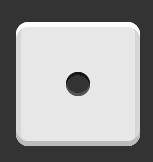
#> input picture 과제 2/img1_1.png, 153 x 162 px
$ python -i 5.py   (imports and definitions only)
#> lines starting #> are read from the running program, lines starting #| are printed output that depends on the picture; after the words box and inside, x2 and y2 are one past the last pixel; in counts of white or black regions, pixels touching at a corner belong together
#> further down, picture is the input picture: shape (162, 153); min 12, max 255, mean 157.3
import cv2 as cv

def hough_circles(src):
  blurred = cv.blur(src, (5, 5))
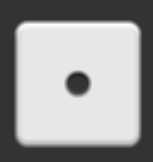
#> blurred: shape (162, 153); min 32, max 255, mean 157.3
  circles = cv.HoughCircles(blurred, cv.HOUGH_GRADIENT, 1, 30, param1=250, param2=16, minRadius=10, maxRadius=16)
#> circles = [[77.5, 83.5, 11.8], [27.5, 33.5, 11.8], [28.5, 132.5, 13], [126.5, 132.5, 11.8], [127.5, 33.5, 11.8]]
  dst = cv.cvtColor(src, cv.COLOR_GRAY2BGR)

  if circles is not None :
    for i in range(circles.shape[1]):
      cx, cy, radius = circles[0][i]

      cv.circle(dst, (round(cx), round(cy)), round(radius), (0, 0, 255), 2, cv.LINE_AA)
#> this loop made 5 passes
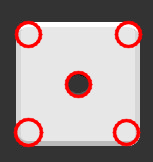
#> dst: shape (162, 153, 3); 7.67% of pixels changed, all inside (x1, y1, x2, y2) = (13, 20, 143, 148)

    # cv.imshow('dst', dst)
    # cv.waitKey()
    # cv.destroyAllWindows()

    return circles.shape[1]

  return 0

def labeling_stats(src2):
  src_bin = cv.adaptiveThreshold(src2, 255, cv.ADAPTIVE_THRESH_GAUSSIAN_C, cv.THRESH_BINARY, 15, 5)
  src_bin = cv.morphologyEx(src_bin, cv.MORPH_OPEN, None)

  cnt, labels, stats, centroids = cv.connectedComponentsWithStats(src_bin)

  dst = cv.cvtColor(src2, cv.COLOR_GRAY2BGR)
  circle_cnt = 0

  for i in range(1, cnt):
    (x, y, w, h, area) = stats[i]

    if area < 20000 or area > 80000:
      continue

    pt1 = (x, y)
    pt2 = (x + w, y + h)

    cv.rectangle(dst, pt1, pt2, (0, 255, 255))

    # [5 lines of commented-out code are left out]

    tmp = src2[y:y+h, x:x+w]

    circle_cnt = hough_circles(tmp)

  return circle_cnt


# [8 lines not run here, left out]

>>> import cv2
>>> picture = cv2.imread('img1_1.png', cv2.IMREAD_GRAYSCALE)
>>> result = hough_circles(picture)
#> result = 5

$ run again, on 과제 2/img1_2.png
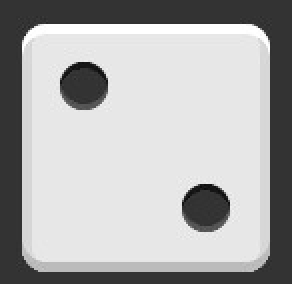
#> input picture 과제 2/img1_2.png, 146 x 142 px (shown 2 times larger)
#> picture is the input picture: shape (142, 146); min 6, max 255, mean 174
#> in hough_circles, `blurred = cv.blur(src, (5, 5))`:
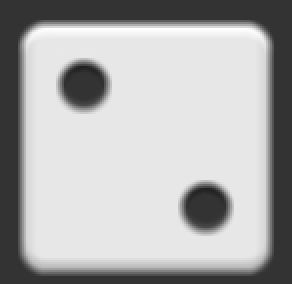
#> blurred: shape (142, 146) (shown 2 times larger); min 32, max 255, mean 174
#> circles = [[41.5, 42.5, 11.8], [102.5, 103.5, 11.4]]
#> the loop in hough_circles, `for i in range(circles.shape[1]):` made 2 passes
#> after the loop in hough_circles, `for i in range(circles.shape[1]):`:
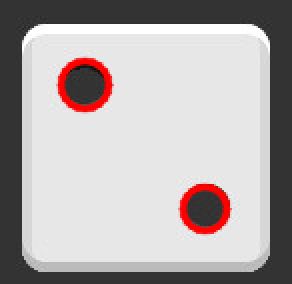
#> dst: shape (142, 146, 3) (shown 2 times larger); 3.47% of pixels changed, all inside (x1, y1, x2, y2) = (28, 28, 116, 118)
#> result = 2

$ run again, on 과제 2/img1_4.png
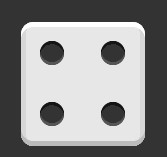
#> input picture 과제 2/img1_4.png, 167 x 157 px
#> picture is the input picture: shape (157, 167); min 9, max 255, mean 141.9
#> in hough_circles, `blurred = cv.blur(src, (5, 5))`:
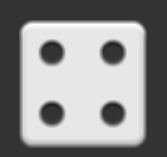
#> blurred: shape (157, 167); min 31, max 255, mean 141.9
#> circles = [[112.5, 113.5, 11.4], [51.5, 52.5, 11.4], [51.5, 113.5, 11.4], [112.5, 52.5, 11.4]]
#> the loop in hough_circles, `for i in range(circles.shape[1]):` made 4 passes
#> (cx, cy) on passes 1 to 4: (112.5, 113.5), (51.5, 52.5), (51.5, 113.5), (112.5, 52.5)
#> after the loop in hough_circles, `for i in range(circles.shape[1]):`:
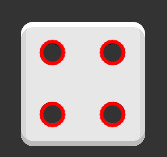
#> dst: shape (157, 167, 3); 5.31% of pixels changed, all inside (x1, y1, x2, y2) = (39, 39, 126, 128)
#> result = 4
